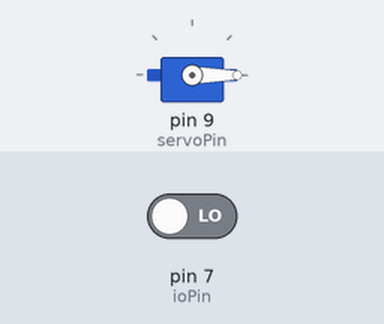
A sketch run on a simulated Arduino Uno, built with avr-gcc and run on an emulated ATmega328P. Shown: servo. The test bench sets the inputs (shaded band); at power-on: pin 7 (ioPin) LOW.

Above: at 1.2 s.
1.3 s: pin 7 (ioPin) driven HIGH
At 2.0 s:
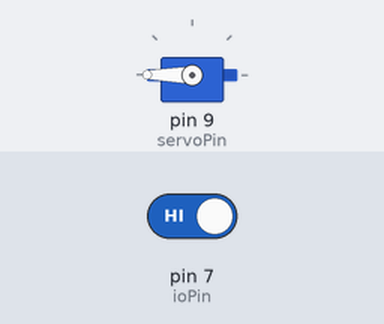
4.3 s: pin 7 (ioPin) driven LOW
At 7.0 s:
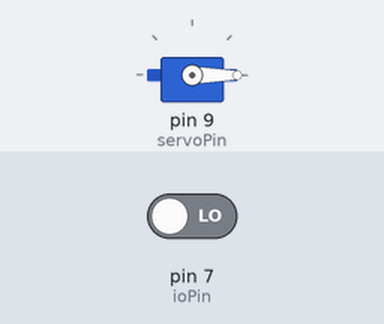
Timing chart, 0 to 8.5 s (numbered marks = the images above; inputs shaded):
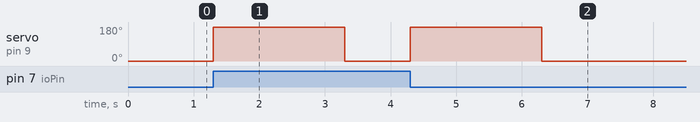

The sketch:

Disinf_servo.ino
```cpp
#include <Servo.h>

#define servoPin 9
#define ioPin 7

Servo servo;
int state = 0;

void setup(){
  pinMode(ioPin, INPUT);
  servo.attach(servoPin);
}

void loop() {
  if (state == 0 && digitalRead(ioPin) == HIGH) {
    state = 1;
    servo.write(180);

    delay(2000);
    servo.write(0);
  }
  else if (state == 1 && digitalRead(ioPin) == LOW) {
    state = 0;
    servo.write(180);

    delay(2000);
    servo.write(0);
  }
  else {
    servo.write(0);
  }
}
```

Measured:
- after the input at 1.3 s, servo on pin 9 (servoPin): 0° → 180° at once, → 0° 2.0 s later
- after the input at 4.3 s, servo on pin 9 (servoPin): 0° → 180° at once, → 0° 2.0 s later
